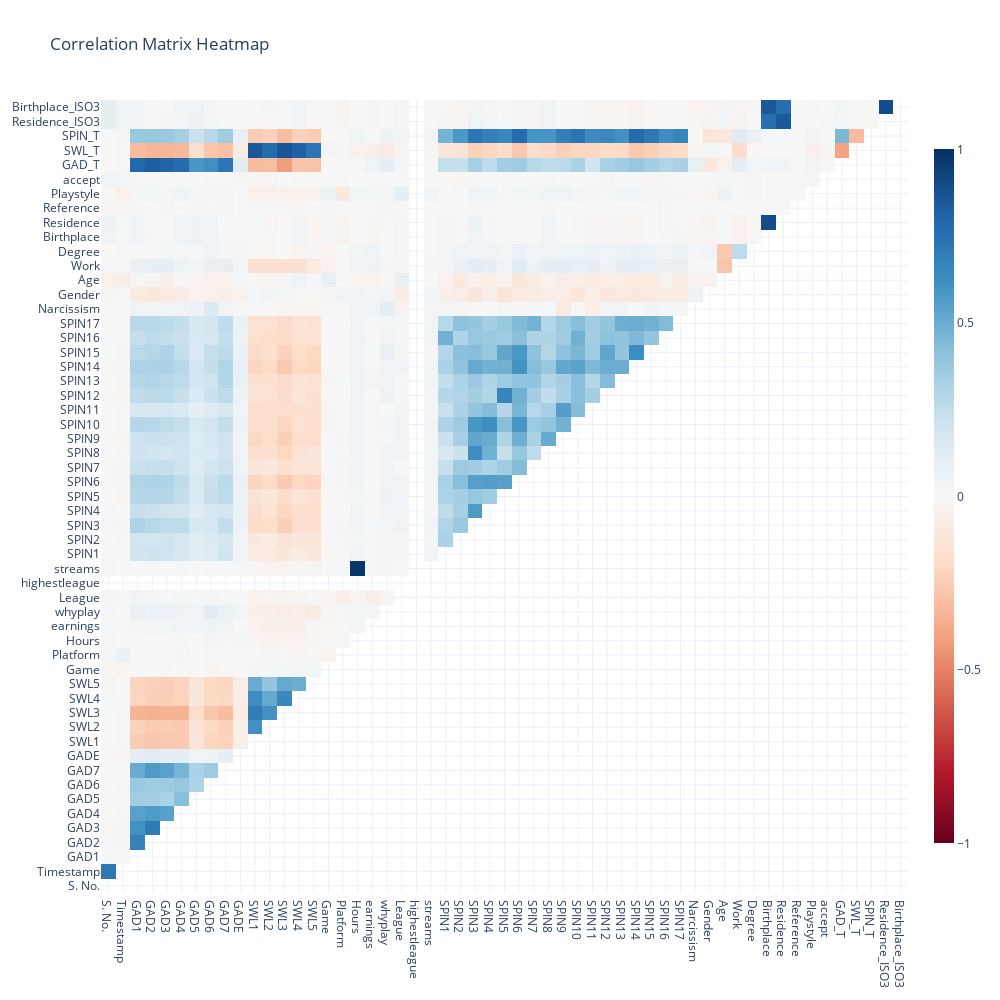

This figure's notebook cell:
### Markdown cell above
# Corrolation Matrix

### Code cell
from string import ascii_letters
import numpy as np
import pandas as pd
import seaborn as sns
import plotly.express as px
import plotly.graph_objects as go

sns.set_theme(style="white")

# Generate a large random dataset
rs = np.random.RandomState(33)

# Compute the correlation matrix
corr = df.corr()

# Generate a mask for the upper triangle
mask = np.triu(np.ones_like(corr, dtype=bool))

corr_masked = np.where(mask, np.nan, corr)

fig = go.Figure(data=go.Heatmap(
    z=corr_masked,
    x=corr.columns,
    y=corr.columns,
    colorscale='RdBu',
    zmin=-1,
    zmax=1,
    zmid=0,
    colorbar=dict(len=0.9, thickness=20)  # Adjusting the length and thickness of the colorbar
))

# Update layout for better appearance
fig.update_layout(
    title='Correlation Matrix Heatmap',
    xaxis_nticks=len(corr.columns),
    yaxis_nticks=len(corr.columns),
    width=1000,
    height=1000,
    template='plotly_white'
)

fig.show()

### Figure 1 — Plotly figure (JSON) as saved in the notebook; plotly's stock layout.template omitted (floating-point values rounded to 4 significant figures; data arrays with more than 128 entries replaced by an {"elided": "..."} marker saying what was removed)
{"data": [{"colorbar": {"len": 0.9, "thickness": 20}, "colorscale": [[0, "rgb(103,0,31)"], [0.1, "rgb(178,24,43)"], [0.2, "rgb(214,96,77)"], [0.3, "rgb(244,165,130)"], [0.4, "rgb(253,219,199)"], [0.5, "rgb(247,247,247)"], [0.6, "rgb(209,229,240)"], [0.7, "rgb(146,197,222)"], [0.8, "rgb(67,147,195)"], [0.9, "rgb(33,102,172)"], [1, "rgb(5,48,97)"]], "type": "heatmap", "x": ["S. No.", "Timestamp", "GAD1", "GAD2", "GAD3", "GAD4", "GAD5", "GAD6", "GAD7", "GADE", "SWL1", "SWL2", "SWL3", "SWL4", "SWL5", "Game", "Platform", "Hours", "earnings", "whyplay", "League", "highestleague", "streams", "SPIN1", "SPIN2", "SPIN3", "SPIN4", "SPIN5", "SPIN6", "SPIN7", "SPIN8", "SPIN9", "SPIN10", "SPIN11", "SPIN12", "SPIN13", "SPIN14", "SPIN15", "SPIN16", "SPIN17", "Narcissism", "Gender", "Age", "Work", "Degree", "Birthplace", "Residence", "Reference", "Playstyle", "accept", "GAD_T", "SWL_T", "SPIN_T", "Residence_ISO3", "Birthplace_ISO3"], "y": ["S. No.", "Timestamp", "GAD1", "GAD2", "GAD3", "GAD4", "GAD5", "GAD6", "GAD7", "GADE", "SWL1", "SWL2", "SWL3", "SWL4", "SWL5", "Game", "Platform", "Hours", "earnings", "whyplay", "League", "highestleague", "streams", "SPIN1", "SPIN2", "SPIN3", "SPIN4", "SPIN5", "SPIN6", "SPIN7", "SPIN8", "SPIN9", "SPIN10", "SPIN11", "SPIN12", "SPIN13", "SPIN14", "SPIN15", "SPIN16", "SPIN17", "Narcissism", "Gender", "Age", "Work", "Degree", "Birthplace", "Residence", "Reference", "Playstyle", "accept", "GAD_T", "SWL_T", "SPIN_T", "Residence_ISO3", "Birthplace_ISO3"], "z": {"elided": "55x55 float values"}, "zmax": 1, "zmid": 0, "zmin": -1}], "layout": {"height": 1000, "title": {"text": "Correlation Matrix Heatmap"}, "width": 1000, "xaxis": {"nticks": 55}, "yaxis": {"nticks": 55}}}
